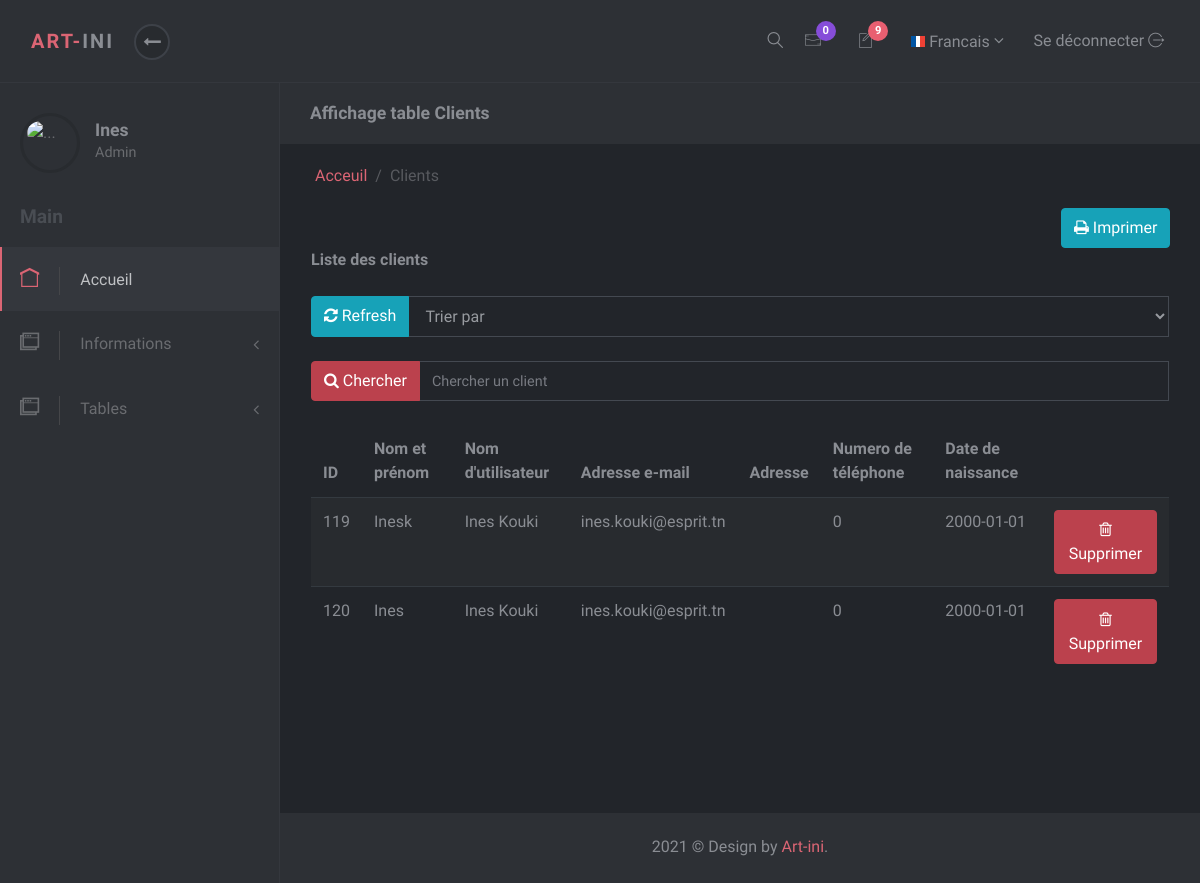
/Views/Back/afficher_client.php (signed in), run on an earlier commit of the app's database.
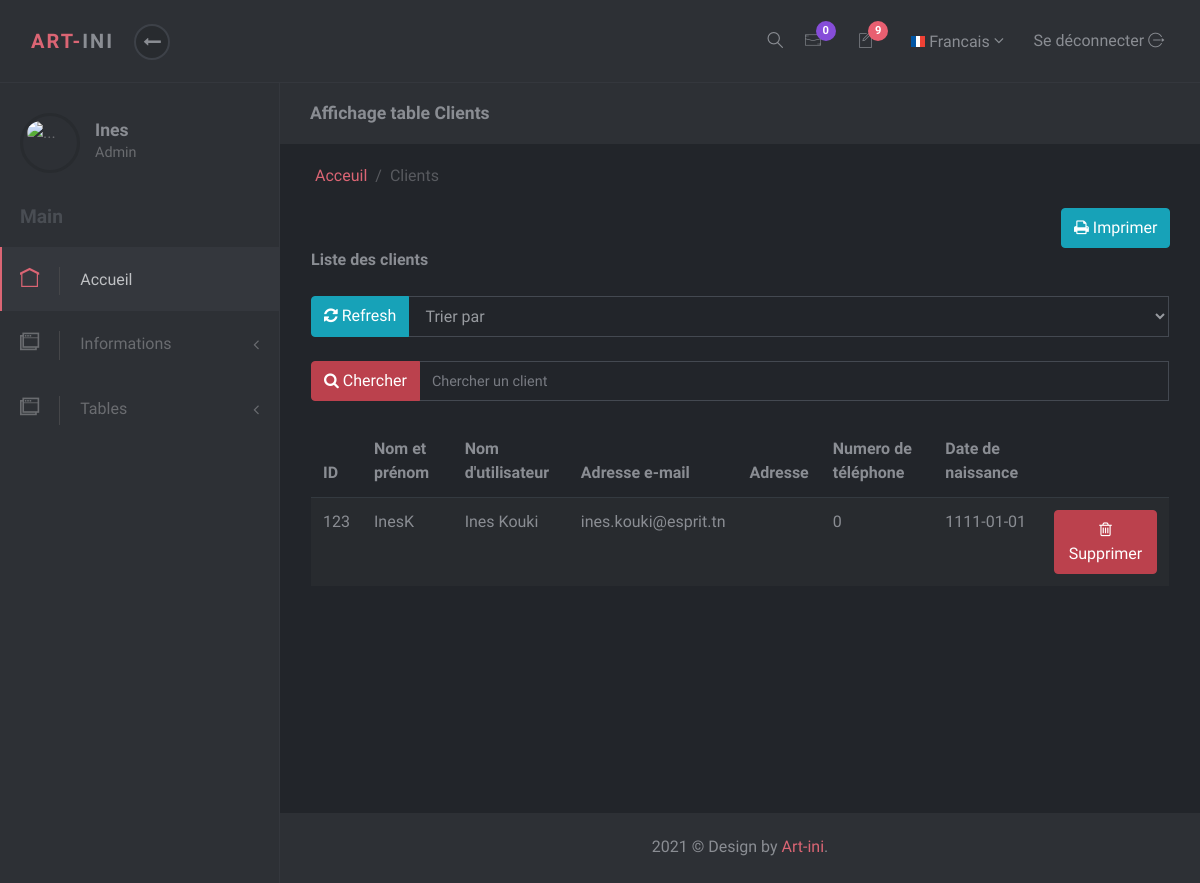
And on a later commit of the database.
### tables this page shows
CREATE TABLE `users` (
  `id` int(11) NOT NULL,
  `login` varchar(50) NOT NULL,
  `image` varchar(100) NOT NULL,
  `name` varchar(100) NOT NULL,
  `password` varchar(100) NOT NULL,
  `email` varchar(100) NOT NULL,
  `birthday` date NOT NULL,
  `adress` varchar(100) NOT NULL,
  `phone` int(11) NOT NULL,
  `code` varchar(100) DEFAULT NULL,
  `etat` varchar(100) NOT NULL
);

### Views/Back/afficher_client.php (the view, shortened to what the changed rows need)
<?php
    $db=config::getConnexion();
    $result=$db->query('SELECT * FROM users');
    if (isset($_GET['search'])&& !empty($_GET['search']))
    {
        $result=$db->query('SELECT * FROM users WHERE name like \'%'.$_GET['search'].'%\'');
    }else
    {
        $result=$db->query('SELECT * FROM users');
    }
?>
<!DOCTYPE html>
<html>
<head>
    <link rel="stylesheet" href="Assets/vendor/bootstrap/css/bootstrap.min.css">
    <link rel="stylesheet" href="Assets/vendor/font-awesome/css/font-awesome.min.css">
    <link rel="stylesheet" href="Assets/css/font.css">
    <link rel="stylesheet" href="Assets/css/style.default.css" id="theme-stylesheet">
    <link rel="stylesheet" href="Assets/css/custom.css">
    <link rel="stylesheet" type="text/css" href="Assets/css/style.css">
</head>
<body>
    <div class="d-flex align-items-stretch">
        <nav id="sidebar">
            <div class="sidebar-header d-flex align-items-center">
                <div class="title">
                    <h1 class="h5"> <?php echo $_SESSION['name']; ?> </h1>
                </div>
            </div>
        </nav>
        <div class="page-content">
            <div class="page-header no-margin-bottom">
                <div class="container-fluid">
                    <h2 class="h5 no-margin-bottom">Affichage table Clients</h2>
                </div>
            </div>
            <section>
                    <div class="table-responsive">
                        <table class="table table-striped table-hover">
                            <thead>
                                <tr>
                                    <th>ID</th>
                                    <th>Nom et prénom</th>
                                    <th>Nom d'utilisateur</th>
                                    <th>Adresse e-mail</th>
                                    <th>Adresse </th>
                                    <th>Numero de téléphone</th>
                                    <th>Date de naissance</th>
                                </tr>
                            </thead>
                            <tbody id="tableau">
                            <?php while ($row = $result->fetch()) {
                                    ?>
                                    <tr>
                            <td>  <?php echo $row['id']; ?></td>
                            <td> <?php echo $row['login']; ?></td>
                            <td><?php echo $row['name']; ?></td>
                            <td><?php echo $row['email']; ?></td>
                            <td><?php echo $row['adress']; ?></td>
                            <td><?php echo $row['phone']; ?></td>
                            <td><?php echo $row['birthday']; ?></td>
                        <td>
                        <a href="afficher_client.php?delete=<?php echo $row['id'] ?>" class="btn btn-danger btn-xs"><i class ="fa fa-trash-o"> </i> Supprimer</a>
</tr>
										<?php
										}
										?>
                            </tbody>
                        </table>
                    </div>
                </div>
        </div>
</body>
</html>

What changed in the data, as far as the page shows it:
removed users: id "119", login "Inesk", name "Ines Kouki", email "ines.kouki@esprit.tn", phone "0", birthday "2000-01-01"
removed users: id "120", login "Ines", name "Ines Kouki", email "ines.kouki@esprit.tn", phone "0", birthday "2000-01-01"
added users: id "123", login "InesK", name "Ines Kouki", email "ines.kouki@esprit.tn", phone "0", birthday "1111-01-01"
